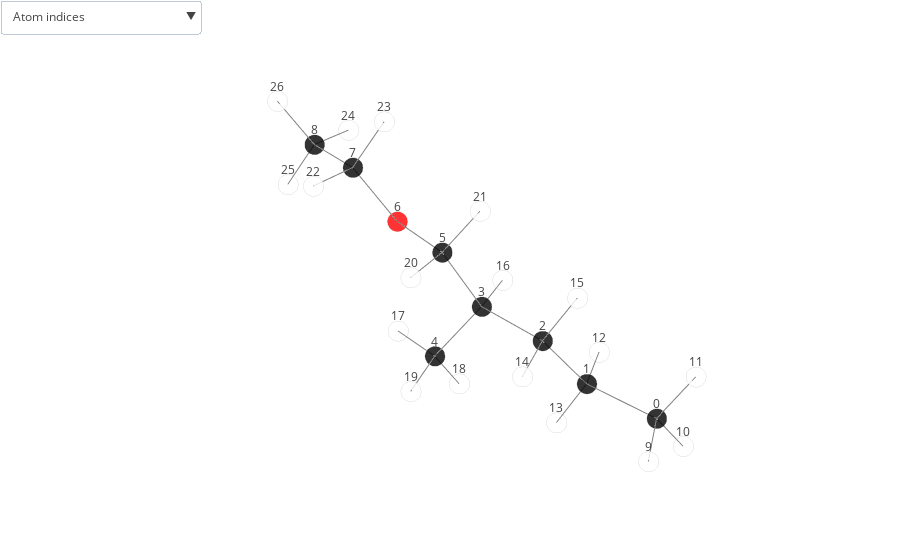

Notebook source saved alongside this figure:
### Code cell
plot_molecule('dsgdb9nsd_122001', structures)

### Figure 1 — Plotly figure (JSON) as saved in the notebook; plotly's stock layout.template omitted (floating-point values rounded to 4 significant figures)
{"data": [{"marker": {"color": ["black", "black", "black", "black", "black", "black", "red", "black", "black", "white", "white", "white", "white", "white", "white", "white", "white", "white", "white", "white", "white", "white", "white", "white", "white", "white", "white"], "line": {"color": "lightgray", "width": 2}, "opacity": 0.8, "size": 7, "symbol": "circle"}, "mode": "markers", "name": "", "text": ["C", "C", "C", "C", "C", "C", "O", "C", "C", "H", "H", "H", "H", "H", "H", "H", "H", "H", "H", "H", "H", "H", "H", "H", "H", "H", "H"], "type": "scatter3d", "uid": "999a8c23-c40d-4643-ab39-17b6caca64f3", "x": [-0.0836, 0.01663, 0.7569, 0.8138, 1.608, 1.389, 1.304, 1.846, 1.693, 0.9102, -0.6162, -0.6181, -0.9918, 0.5201, 1.781, 0.2687, -0.2153, 1.687, 1.135, 2.625, 2.441, 0.8324, 2.91, 1.327, 0.6381, 2.221, 2.104], "y": [1.591, 0.06544, -0.5501, -2.088, -2.663, -2.581, -3.989, -4.54, -6.051, 2.052, 2.007, 1.902, -0.3654, -0.209, -0.1497, -0.2106, -2.47, -3.749, -2.435, -2.251, -2.257, -2.136, -4.262, -4.131, -6.327, -6.46, -6.509], "z": [0.07781, -0.01044, 1.183, 1.187, 0.00647, 2.516, 2.57, 3.751, 3.698, 0.1085, -0.783, 0.9826, -0.06965, -0.9447, 1.218, 2.108, 1.129, 0.09866, -0.9525, -0.01521, 2.617, 3.359, 3.848, 4.635, 3.616, 2.831, 4.603]}, {"hoverinfo": "none", "marker": {"color": "grey", "opacity": 1, "size": 7}, "mode": "lines", "type": "scatter3d", "uid": "f95596ca-612c-4b33-9713-8056c0af73cb", "x": [-0.0836, 0.01663, null, 0.01663, 0.7569, null, 0.7569, 0.8138, null, 0.8138, 1.608, null, 1.389, 1.304, null, 1.304, 1.846, null, 1.693, 1.846, null, 0.8138, 1.389, null, -0.0836, 0.9102, null, 1.693, 2.104, null, -0.0836, -0.6162, null, 1.693, 2.221, null, -0.0836, -0.6181, null, 0.01663, -0.9918, null, 1.389, 0.8324, null, 1.846, 1.327, null, 0.6381, 1.693, null, 0.01663, 0.5201, null, 0.7569, 1.781, null, 2.625, 1.608, null, 2.441, 1.389, null, 2.91, 1.846, null, 0.7569, 0.2687, null, -0.2153, 0.8138, null, 1.687, 1.608, null, 1.135, 1.608, null], "y": [1.591, 0.06544, null, 0.06544, -0.5501, null, -0.5501, -2.088, null, -2.088, -2.663, null, -2.581, -3.989, null, -3.989, -4.54, null, -6.051, -4.54, null, -2.088, -2.581, null, 1.591, 2.052, null, -6.051, -6.509, null, 1.591, 2.007, null, -6.051, -6.46, null, 1.591, 1.902, null, 0.06544, -0.3654, null, -2.581, -2.136, null, -4.54, -4.131, null, -6.327, -6.051, null, 0.06544, -0.209, null, -0.5501, -0.1497, null, -2.251, -2.663, null, -2.257, -2.581, null, -4.262, -4.54, null, -0.5501, -0.2106, null, -2.47, -2.088, null, -3.749, -2.663, null, -2.435, -2.663, null], "z": [0.07781, -0.01044, null, -0.01044, 1.183, null, 1.183, 1.187, null, 1.187, 0.00647, null, 2.516, 2.57, null, 2.57, 3.751, null, 3.698, 3.751, null, 1.187, 2.516, null, 0.07781, 0.1085, null, 3.698, 4.603, null, 0.07781, -0.783, null, 3.698, 2.831, null, 0.07781, 0.9826, null, -0.01044, -0.06965, null, 2.516, 3.359, null, 3.751, 4.635, null, 3.616, 3.698, null, -0.01044, -0.9447, null, 1.183, 1.218, null, -0.01521, 0.00647, null, 2.617, 2.516, null, 3.848, 3.751, null, 1.183, 2.108, null, 1.129, 1.187, null, 0.09866, 0.00647, null, -0.9525, 0.00647, null]}], "layout": {"margin": {"b": 0, "l": 0, "r": 0, "t": 0}, "scene": {"annotations": [{"showarrow": false, "text": "0", "x": -0.0836, "y": 1.591, "yshift": 15, "z": 0.07781}, {"showarrow": false, "text": "1", "x": 0.01663, "y": 0.06544, "yshift": 15, "z": -0.01044}, {"showarrow": false, "text": "2", "x": 0.7569, "y": -0.5501, "yshift": 15, "z": 1.183}, {"showarrow": false, "text": "3", "x": 0.8138, "y": -2.088, "yshift": 15, "z": 1.187}, {"showarrow": false, "text": "4", "x": 1.608, "y": -2.663, "yshift": 15, "z": 0.00647}, {"showarrow": false, "text": "5", "x": 1.389, "y": -2.581, "yshift": 15, "z": 2.516}, {"showarrow": false, "text": "6", "x": 1.304, "y": -3.989, "yshift": 15, "z": 2.57}, {"showarrow": false, "text": "7", "x": 1.846, "y": -4.54, "yshift": 15, "z": 3.751}, {"showarrow": false, "text": "8", "x": 1.693, "y": -6.051, "yshift": 15, "z": 3.698}, {"showarrow": false, "text": "9", "x": 0.9102, "y": 2.052, "yshift": 15, "z": 0.1085}, {"showarrow": false, "text": "10", "x": -0.6162, "y": 2.007, "yshift": 15, "z": -0.783}, {"showarrow": false, "text": "11", "x": -0.6181, "y": 1.902, "yshift": 15, "z": 0.9826}, {"showarrow": false, "text": "12", "x": -0.9918, "y": -0.3654, "yshift": 15, "z": -0.06965}, {"showarrow": false, "text": "13", "x": 0.5201, "y": -0.209, "yshift": 15, "z": -0.9447}, {"showarrow": false, "text": "14", "x": 1.781, "y": -0.1497, "yshift": 15, "z": 1.218}, {"showarrow": false, "text": "15", "x": 0.2687, "y": -0.2106, "yshift": 15, "z": 2.108}, {"showarrow": false, "text": "16", "x": -0.2153, "y": -2.47, "yshift": 15, "z": 1.129}, {"showarrow": false, "text": "17", "x": 1.687, "y": -3.749, "yshift": 15, "z": 0.09866}, {"showarrow": false, "text": "18", "x": 1.135, "y": -2.435, "yshift": 15, "z": -0.9525}, {"showarrow": false, "text": "19", "x": 2.625, "y": -2.251, "yshift": 15, "z": -0.01521}, {"showarrow": false, "text": "20", "x": 2.441, "y": -2.257, "yshift": 15, "z": 2.617}, {"showarrow": false, "text": "21", "x": 0.8324, "y": -2.136, "yshift": 15, "z": 3.359}, {"showarrow": false, "text": "22", "x": 2.91, "y": -4.262, "yshift": 15, "z": 3.848}, {"showarrow": false, "text": "23", "x": 1.327, "y": -4.131, "yshift": 15, "z": 4.635}, {"showarrow": false, "text": "24", "x": 0.6381, "y": -6.327, "yshift": 15, "z": 3.616}, {"showarrow": false, "text": "25", "x": 2.221, "y": -6.46, "yshift": 15, "z": 2.831}, {"showarrow": false, "text": "26", "x": 2.104, "y": -6.509, "yshift": 15, "z": 4.603}], "aspectmode": "auto", "aspectratio": {"x": 0.6827, "y": 1.498, "z": 0.9778}, "xaxis": {"showgrid": false, "showticklabels": false, "title": {"font": {"color": "white"}}, "type": "linear", "zeroline": false}, "yaxis": {"showgrid": false, "showticklabels": false, "title": {"font": {"color": "white"}}, "type": "linear", "zeroline": false}, "zaxis": {"showgrid": false, "showticklabels": false, "title": {"font": {"color": "white"}}, "type": "linear", "zeroline": false}}, "showlegend": false, "updatemenus": [{"buttons": [{"args": [{"scene.annotations": [{"showarrow": false, "text": 0, "x": -0.0836, "y": 1.591, "yshift": 15, "z": 0.07781}, {"showarrow": false, "text": 1, "x": 0.01663, "y": 0.06544, "yshift": 15, "z": -0.01044}, {"showarrow": false, "text": 2, "x": 0.7569, "y": -0.5501, "yshift": 15, "z": 1.183}, {"showarrow": false, "text": 3, "x": 0.8138, "y": -2.088, "yshift": 15, "z": 1.187}, {"showarrow": false, "text": 4, "x": 1.608, "y": -2.663, "yshift": 15, "z": 0.00647}, {"showarrow": false, "text": 5, "x": 1.389, "y": -2.581, "yshift": 15, "z": 2.516}, {"showarrow": false, "text": 6, "x": 1.304, "y": -3.989, "yshift": 15, "z": 2.57}, {"showarrow": false, "text": 7, "x": 1.846, "y": -4.54, "yshift": 15, "z": 3.751}, {"showarrow": false, "text": 8, "x": 1.693, "y": -6.051, "yshift": 15, "z": 3.698}, {"showarrow": false, "text": 9, "x": 0.9102, "y": 2.052, "yshift": 15, "z": 0.1085}, {"showarrow": false, "text": 10, "x": -0.6162, "y": 2.007, "yshift": 15, "z": -0.783}, {"showarrow": false, "text": 11, "x": -0.6181, "y": 1.902, "yshift": 15, "z": 0.9826}, {"showarrow": false, "text": 12, "x": -0.9918, "y": -0.3654, "yshift": 15, "z": -0.06965}, {"showarrow": false, "text": 13, "x": 0.5201, "y": -0.209, "yshift": 15, "z": -0.9447}, {"showarrow": false, "text": 14, "x": 1.781, "y": -0.1497, "yshift": 15, "z": 1.218}, {"showarrow": false, "text": 15, "x": 0.2687, "y": -0.2106, "yshift": 15, "z": 2.108}, {"showarrow": false, "text": 16, "x": -0.2153, "y": -2.47, "yshift": 15, "z": 1.129}, {"showarrow": false, "text": 17, "x": 1.687, "y": -3.749, "yshift": 15, "z": 0.09866}, {"showarrow": false, "text": 18, "x": 1.135, "y": -2.435, "yshift": 15, "z": -0.9525}, {"showarrow": false, "text": 19, "x": 2.625, "y": -2.251, "yshift": 15, "z": -0.01521}, {"showarrow": false, "text": 20, "x": 2.441, "y": -2.257, "yshift": 15, "z": 2.617}, {"showarrow": false, "text": 21, "x": 0.8324, "y": -2.136, "yshift": 15, "z": 3.359}, {"showarrow": false, "text": 22, "x": 2.91, "y": -4.262, "yshift": 15, "z": 3.848}, {"showarrow": false, "text": 23, "x": 1.327, "y": -4.131, "yshift": 15, "z": 4.635}, {"showarrow": false, "text": 24, "x": 0.6381, "y": -6.327, "yshift": 15, "z": 3.616}, {"showarrow": false, "text": 25, "x": 2.221, "y": -6.46, "yshift": 15, "z": 2.831}, {"showarrow": false, "text": 26, "x": 2.104, "y": -6.509, "yshift": 15, "z": 4.603}]}], "label": "Atom indices", "method": "relayout"}, {"args": [{"scene.annotations": [{"showarrow": false, "text": 1.53, "x": -0.03348, "y": 0.8282, "yshift": 15, "z": 0.03369}, {"showarrow": false, "text": 1.53, "x": 0.3868, "y": -0.2423, "yshift": 15, "z": 0.5864}, {"showarrow": false, "text": 1.54, "x": 0.7853, "y": -1.319, "yshift": 15, "z": 1.185}, {"showarrow": false, "text": 1.53, "x": 1.211, "y": -2.375, "yshift": 15, "z": 0.5965}, {"showarrow": false, "text": 1.41, "x": 1.346, "y": -3.285, "yshift": 15, "z": 2.543}, {"showarrow": false, "text": 1.41, "x": 1.575, "y": -4.265, "yshift": 15, "z": 3.16}, {"showarrow": false, "text": 1.52, "x": 1.77, "y": -5.296, "yshift": 15, "z": 3.724}, {"showarrow": false, "text": 1.53, "x": 1.101, "y": -2.334, "yshift": 15, "z": 1.851}, {"showarrow": false, "text": 1.1, "x": 0.4133, "y": 1.821, "yshift": 15, "z": 0.09317}, {"showarrow": false, "text": 1.09, "x": 1.899, "y": -6.28, "yshift": 15, "z": 4.15}, {"showarrow": false, "text": 1.09, "x": -0.3499, "y": 1.799, "yshift": 15, "z": -0.3526}, {"showarrow": false, "text": 1.09, "x": 1.957, "y": -6.256, "yshift": 15, "z": 3.264}, {"showarrow": false, "text": 1.1, "x": -0.3509, "y": 1.746, "yshift": 15, "z": 0.5302}, {"showarrow": false, "text": 1.1, "x": -0.4876, "y": -0.15, "yshift": 15, "z": -0.04005}, {"showarrow": false, "text": 1.1, "x": 1.111, "y": -2.359, "yshift": 15, "z": 2.937}, {"showarrow": false, "text": 1.1, "x": 1.587, "y": -4.336, "yshift": 15, "z": 4.193}, {"showarrow": false, "text": 1.09, "x": 1.166, "y": -6.189, "yshift": 15, "z": 3.657}, {"showarrow": false, "text": 1.1, "x": 0.2684, "y": -0.07176, "yshift": 15, "z": -0.4776}, {"showarrow": false, "text": 1.1, "x": 1.269, "y": -0.3499, "yshift": 15, "z": 1.201}, {"showarrow": false, "text": 1.1, "x": 2.117, "y": -2.457, "yshift": 15, "z": -0.004369}, {"showarrow": false, "text": 1.11, "x": 1.915, "y": -2.419, "yshift": 15, "z": 2.567}, {"showarrow": false, "text": 1.1, "x": 2.378, "y": -4.401, "yshift": 15, "z": 3.8}, {"showarrow": false, "text": 1.1, "x": 0.5128, "y": -0.3803, "yshift": 15, "z": 1.645}, {"showarrow": false, "text": 1.1, "x": 0.2993, "y": -2.279, "yshift": 15, "z": 1.158}, {"showarrow": false, "text": 1.09, "x": 1.648, "y": -3.206, "yshift": 15, "z": 0.05257}, {"showarrow": false, "text": 1.09, "x": 1.372, "y": -2.549, "yshift": 15, "z": -0.473}]}], "label": "Bond lengths", "method": "relayout"}, {"args": [{"scene.annotations": [{"showarrow": false, "text": 0, "x": -0.0836, "y": 1.591, "yshift": 15, "z": 0.07781}, {"showarrow": false, "text": 1, "x": 0.01663, "y": 0.06544, "yshift": 15, "z": -0.01044}, {"showarrow": false, "text": 2, "x": 0.7569, "y": -0.5501, "yshift": 15, "z": 1.183}, {"showarrow": false, "text": 3, "x": 0.8138, "y": -2.088, "yshift": 15, "z": 1.187}, {"showarrow": false, "text": 4, "x": 1.608, "y": -2.663, "yshift": 15, "z": 0.00647}, {"showarrow": false, "text": 5, "x": 1.389, "y": -2.581, "yshift": 15, "z": 2.516}, {"showarrow": false, "text": 6, "x": 1.304, "y": -3.989, "yshift": 15, "z": 2.57}, {"showarrow": false, "text": 7, "x": 1.846, "y": -4.54, "yshift": 15, "z": 3.751}, {"showarrow": false, "text": 8, "x": 1.693, "y": -6.051, "yshift": 15, "z": 3.698}, {"showarrow": false, "text": 9, "x": 0.9102, "y": 2.052, "yshift": 15, "z": 0.1085}, {"showarrow": false, "text": 10, "x": -0.6162, "y": 2.007, "yshift": 15, "z": -0.783}, {"showarrow": false, "text": 11, "x": -0.6181, "y": 1.902, "yshift": 15, "z": 0.9826}, {"showarrow": false, "text": 12, "x": -0.9918, "y": -0.3654, "yshift": 15, "z": -0.06965}, {"showarrow": false, "text": 13, "x": 0.5201, "y": -0.209, "yshift": 15, "z": -0.9447}, {"showarrow": false, "text": 14, "x": 1.781, "y": -0.1497, "yshift": 15, "z": 1.218}, {"showarrow": false, "text": 15, "x": 0.2687, "y": -0.2106, "yshift": 15, "z": 2.108}, {"showarrow": false, "text": 16, "x": -0.2153, "y": -2.47, "yshift": 15, "z": 1.129}, {"showarrow": false, "text": 17, "x": 1.687, "y": -3.749, "yshift": 15, "z": 0.09866}, {"showarrow": false, "text": 18, "x": 1.135, "y": -2.435, "yshift": 15, "z": -0.9525}, {"showarrow": false, "text": 19, "x": 2.625, "y": -2.251, "yshift": 15, "z": -0.01521}, {"showarrow": false, "text": 20, "x": 2.441, "y": -2.257, "yshift": 15, "z": 2.617}, {"showarrow": false, "text": 21, "x": 0.8324, "y": -2.136, "yshift": 15, "z": 3.359}, {"showarrow": false, "text": 22, "x": 2.91, "y": -4.262, "yshift": 15, "z": 3.848}, {"showarrow": false, "text": 23, "x": 1.327, "y": -4.131, "yshift": 15, "z": 4.635}, {"showarrow": false, "text": 24, "x": 0.6381, "y": -6.327, "yshift": 15, "z": 3.616}, {"showarrow": false, "text": 25, "x": 2.221, "y": -6.46, "yshift": 15, "z": 2.831}, {"showarrow": false, "text": 26, "x": 2.104, "y": -6.509, "yshift": 15, "z": 4.603}, {"showarrow": false, "text": 1.53, "x": -0.03348, "y": 0.8282, "yshift": 15, "z": 0.03369}, {"showarrow": false, "text": 1.53, "x": 0.3868, "y": -0.2423, "yshift": 15, "z": 0.5864}, {"showarrow": false, "text": 1.54, "x": 0.7853, "y": -1.319, "yshift": 15, "z": 1.185}, {"showarrow": false, "text": 1.53, "x": 1.211, "y": -2.375, "yshift": 15, "z": 0.5965}, {"showarrow": false, "text": 1.41, "x": 1.346, "y": -3.285, "yshift": 15, "z": 2.543}, {"showarrow": false, "text": 1.41, "x": 1.575, "y": -4.265, "yshift": 15, "z": 3.16}, {"showarrow": false, "text": 1.52, "x": 1.77, "y": -5.296, "yshift": 15, "z": 3.724}, {"showarrow": false, "text": 1.53, "x": 1.101, "y": -2.334, "yshift": 15, "z": 1.851}, {"showarrow": false, "text": 1.1, "x": 0.4133, "y": 1.821, "yshift": 15, "z": 0.09317}, {"showarrow": false, "text": 1.09, "x": 1.899, "y": -6.28, "yshift": 15, "z": 4.15}, {"showarrow": false, "text": 1.09, "x": -0.3499, "y": 1.799, "yshift": 15, "z": -0.3526}, {"showarrow": false, "text": 1.09, "x": 1.957, "y": -6.256, "yshift": 15, "z": 3.264}, {"showarrow": false, "text": 1.1, "x": -0.3509, "y": 1.746, "yshift": 15, "z": 0.5302}, {"showarrow": false, "text": 1.1, "x": -0.4876, "y": -0.15, "yshift": 15, "z": -0.04005}, {"showarrow": false, "text": 1.1, "x": 1.111, "y": -2.359, "yshift": 15, "z": 2.937}, {"showarrow": false, "text": 1.1, "x": 1.587, "y": -4.336, "yshift": 15, "z": 4.193}, {"showarrow": false, "text": 1.09, "x": 1.166, "y": -6.189, "yshift": 15, "z": 3.657}, {"showarrow": false, "text": 1.1, "x": 0.2684, "y": -0.07176, "yshift": 15, "z": -0.4776}, {"showarrow": false, "text": 1.1, "x": 1.269, "y": -0.3499, "yshift": 15, "z": 1.201}, {"showarrow": false, "text": 1.1, "x": 2.117, "y": -2.457, "yshift": 15, "z": -0.004369}, {"showarrow": false, "text": 1.11, "x": 1.915, "y": -2.419, "yshift": 15, "z": 2.567}, {"showarrow": false, "text": 1.1, "x": 2.378, "y": -4.401, "yshift": 15, "z": 3.8}, {"showarrow": false, "text": 1.1, "x": 0.5128, "y": -0.3803, "yshift": 15, "z": 1.645}, {"showarrow": false, "text": 1.1, "x": 0.2993, "y": -2.279, "yshift": 15, "z": 1.158}, {"showarrow": false, "text": 1.09, "x": 1.648, "y": -3.206, "yshift": 15, "z": 0.05257}, {"showarrow": false, "text": 1.09, "x": 1.372, "y": -2.549, "yshift": 15, "z": -0.473}]}], "label": "Atom indices & Bond lengths", "method": "relayout"}, {"args": [{"scene.annotations": []}], "label": "Hide all", "method": "relayout"}], "direction": "down", "xanchor": "left", "yanchor": "top"}]}}
